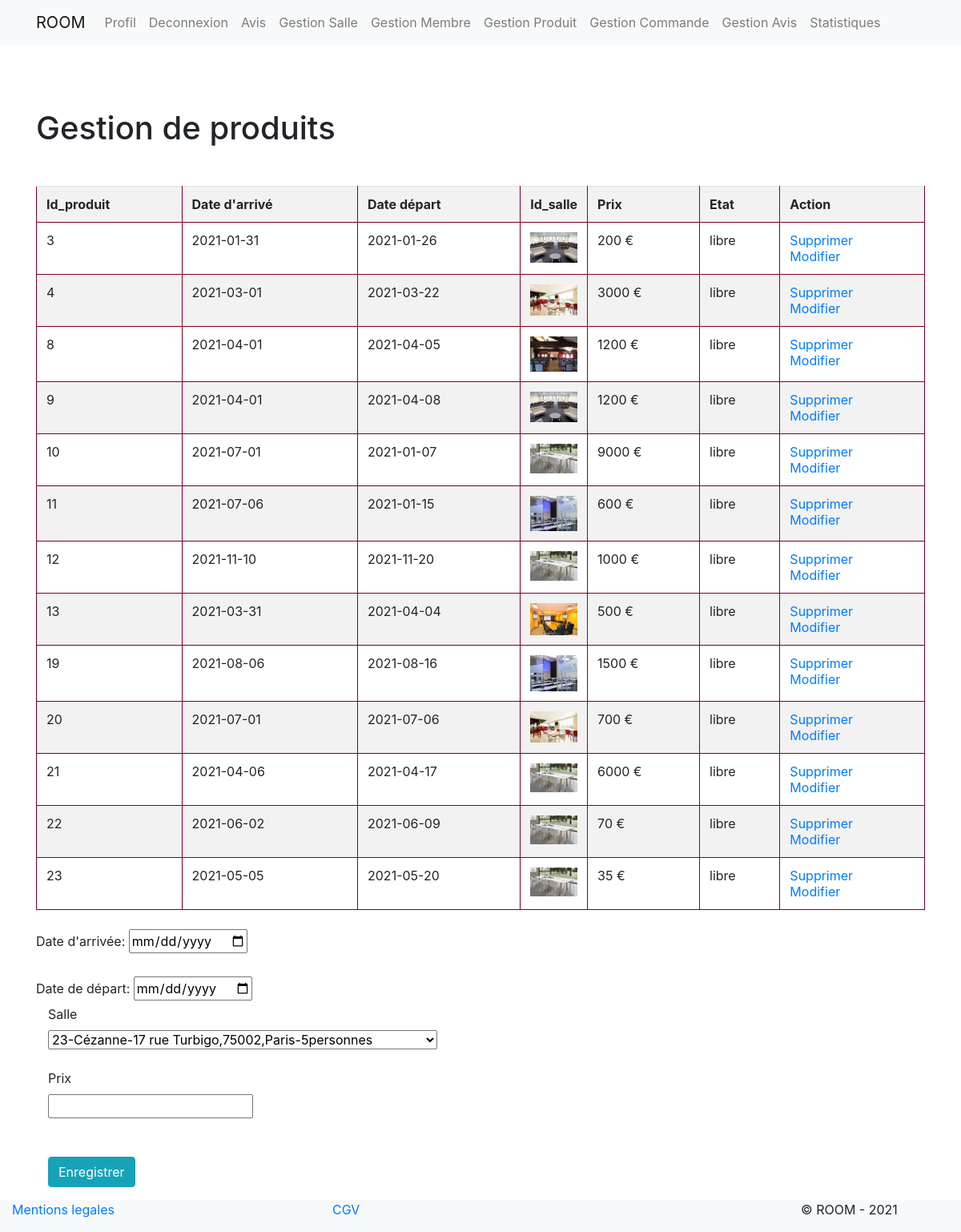
The page /admin/gestion_produit.php (signed in) on the database its author committed.
### tables this page shows
CREATE TABLE `produit` (
  `id_produit` int(3) NOT NULL,
  `id_salle` int(3) NOT NULL,
  `date_arrive` date NOT NULL,
  `date_depart` date NOT NULL,
  `prix` int(3) NOT NULL,
  `etat` enum('libre','reservation') NOT NULL
);

CREATE TABLE `salle` (
  `id_salle` int(3) NOT NULL,
  `titre` varchar(20) NOT NULL,
  `description` text NOT NULL,
  `photo` varchar(200) NOT NULL,
  `pays` varchar(20) NOT NULL,
  `ville` varchar(50) NOT NULL,
  `adresse` varchar(50) NOT NULL,
  `cp` int(5) NOT NULL,
  `capacite` int(3) NOT NULL,
  `categorie` enum('reunion','bureau','formation') NOT NULL
);

### inc/functions.php (called while the page is built, shortened)
<?php
function executeRequete($requete, $marqueurs = array()) {
global $pdo;
$resultat = $pdo->prepare($requete);
$succes = $resultat->execute($marqueurs);
if ($succes) {
    return $resultat;
} else {
    die('Une erreur est survenue...');
}
}

### inc/init.php (called while the page is built, shortened)
<?php
$pdo = new PDO('mysql:host=localhost;dbname=room', 'root', 'root', array(PDO::ATTR_ERRMODE => PDO::ERRMODE_WARNING, PDO::MYSQL_ATTR_INIT_COMMAND => 'SET NAMES utf8'));
$contenu = '';
require_once 'functions.php';

### admin/gestion_produit.php (the view, shortened to what this page needs)
<?php
require_once '../inc/init.php';
$resultat = executeRequete("SELECT produit.id_produit, date_arrive, date_depart, photo, prix, etat FROM produit left join salle ON salle.id_salle = produit.id_salle");
$contenu .= '<table class="table mt-5 table-striped">';
$contenu .= '<tr>
                        <th>Id_produit</th>
                        <th>Date d\'arrivé</th>
                        <th>Date départ</th>
                        <th>Id_salle</th>
                        <th>Prix</th>
                        <th>Etat</th>
                        <th>Action</th>
                    </tr>';
while ($produit = $resultat->fetch(PDO::FETCH_ASSOC)) {
    $contenu .= '<tr>';
    foreach ($produit as $indice => $information) {
        if ($indice == 'photo' && !empty($information)) {
            $contenu .= '<td style="width: 80px"><img src="../' . $information . '" class="w-100" ></td>';
        } elseif ($indice == 'prix') {
            $contenu .= '<td> ' . $information . ' € </td>';
        } else {
            $contenu .= '<td>' . $information . '</td>';
        }
    }
    $contenu .=  '<td>';
    $contenu .= '<div><a href="?action=supprimer_produit&id_produit=' . $produit['id_produit'] . '" onclick="return(confirm(\'Etes-vous sûr de vouloir supprimer cette salle?\'));">Supprimer</a></div>';
    $contenu .=  '<div><a href="?action=modifier_produit&id_produit=' . $produit['id_produit'] . '">Modifier</a></div>';
    $contenu .= '</td>';
    $contenu .= '</tr>';
}
$contenu .= '</table>';
require_once '../inc/header.php';
?>
<h1 style="margin-top:5rem; margin-bottom:3rem">Gestion de produits</h1>
<?php
echo $contenu;
?>
<form action="" method="post" enctype="multipart/form-data">
    <div class="mt-4">
        <label for="date_arrive">Date d'arrivée:</label>
        <input type="date" id="date_arrive" name="date_arrive" value="<?php echo $produit_actuel['date_arrive'] ?? ''; ?>">
    </div>
    <div class="mt-4">
        <label for="date_depart">Date de départ:</label>
        <input type="date" id="date_depart" name="date_depart" value="<?php echo $produit_actuel['date_depart'] ?? ''; ?>">
    </div>
    <div class="col-md-4">
        <div><label>Salle</label></div>
        <select name="id_salle">
            <?php
            $resultat = executeRequete("SELECT * FROM salle");
            while ($salle_choisie = $resultat->fetch(PDO::FETCH_ASSOC)) {
                echo '<option value= "' . $salle_choisie['id_salle'] . '">';
                echo $salle_choisie['id_salle'] . '-' . $salle_choisie['titre'] . '-' . $salle_choisie['adresse'] . ',' . $salle_choisie['cp'] . ',' . $salle_choisie['ville'] . '-' . $salle_choisie['capacite'] . 'personnes' . '</option>';
            } ?>
        </select>
    </div>
    <div class="mt-4 col-md-4">
        <div><label for="prix">Prix</label></div>
        <div><input type="text" name="prix" id="prix" value="<?php echo $produit_actuel['prix'] ?? ''; ?>"></div>
    </div>
    <div class="mt-4 col-md-4">
        <input type="submit" value="Enregistrer" class="btn btn-info mt-4">
    </div>
</form>
<?php
require_once '../inc/footer.php';
?>

### admin/gestion_produit.php (style rules this page uses)
table, th, tr, td { border: 1px solid #800020; }

### rows shown on the page
produit: id_produit "3", date_arrive "2021-01-31", date_depart "2021-01-26", id_salle.photo (picture), prix "200", etat "libre"
produit: id_produit "4", date_arrive "2021-03-01", date_depart "2021-03-22", id_salle.photo (picture), prix "3000", etat "libre"
produit: id_produit "8", date_arrive "2021-04-01", date_depart "2021-04-05", id_salle.photo (picture), prix "1200", etat "libre"
produit: id_produit "9", date_arrive "2021-04-01", date_depart "2021-04-08", id_salle.photo (picture), prix "1200", etat "libre"
produit: id_produit "10", date_arrive "2021-07-01", date_depart "2021-01-07", id_salle.photo (picture), prix "9000", etat "libre"
produit: id_produit "11", date_arrive "2021-07-06", date_depart "2021-01-15", id_salle.photo (picture), prix "600", etat "libre"
produit: id_produit "12", date_arrive "2021-11-10", date_depart "2021-11-20", id_salle.photo (picture), prix "1000", etat "libre"
produit: id_produit "13", date_arrive "2021-03-31", date_depart "2021-04-04", id_salle.photo (picture), prix "500", etat "libre"
produit: id_produit "19", date_arrive "2021-08-06", date_depart "2021-08-16", id_salle.photo (picture), prix "1500", etat "libre"
produit: id_produit "20", date_arrive "2021-07-01", date_depart "2021-07-06", id_salle.photo (picture), prix "700", etat "libre"
produit: id_produit "21", date_arrive "2021-04-06", date_depart "2021-04-17", id_salle.photo (picture), prix "6000", etat "libre"
produit: id_produit "22", date_arrive "2021-06-02", date_depart "2021-06-09", id_salle.photo (picture), prix "70", etat "libre"
produit: id_produit "23", date_arrive "2021-05-05", date_depart "2021-05-20", id_salle.photo (picture), prix "35", etat "libre"

### other values the page prints
form field id_salle "23-Cézanne-17 rue Turbigo,75002,Paris-5personnes"
